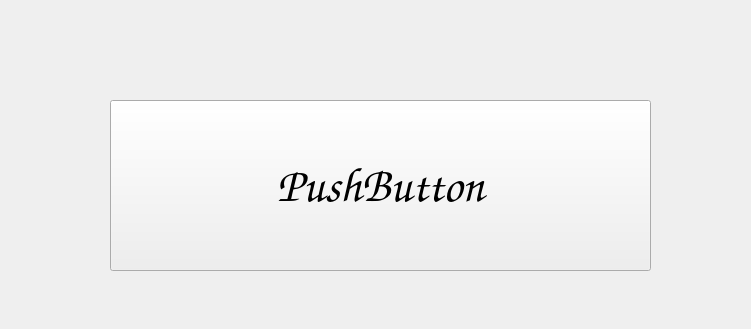
<?xml version="1.0" encoding="UTF-8"?>
<ui version="4.0">
 <class>Form</class>
 <widget class="QWidget" name="Form">
  <property name="geometry">
   <rect>
    <x>0</x>
    <y>0</y>
    <width>751</width>
    <height>329</height>
   </rect>
  </property>
  <property name="windowTitle">
   <string>Form</string>
  </property>
  <widget class="QPushButton" name="pushButton">
   <property name="geometry">
    <rect>
     <x>110</x>
     <y>100</y>
     <width>541</width>
     <height>171</height>
    </rect>
   </property>
   <property name="font">
    <font>
     <family>Comic Sans MS</family>
     <pointsize>36</pointsize>
    </font>
   </property>
   <property name="styleSheet">
    <string notr="true">Text-align: AlignLeft</string>
   </property>
   <property name="text">
    <string>PushButton</string>
   </property>
  </widget>
 </widget>
 <resources/>
 <connections/>
</ui>
